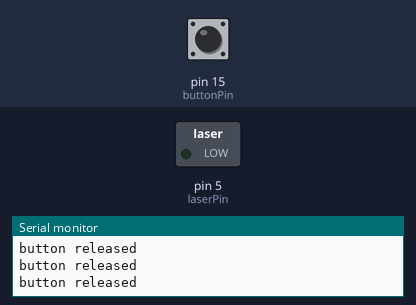
This sketch was run on a simulated Arduino Uno, built with avr-gcc and run on an emulated ATmega328P. Parts: switched loads named in the sketch (green lamp = pin HIGH), the last lines printed to the serial monitor. The inputs (shaded band) are chosen by the test bench; at power-on: pin 15 (buttonPin) HIGH.

Above: at 1.2 s.
1.3 s: pin 15 (buttonPin) pulled LOW for 0.25 s
At 1.5 s:
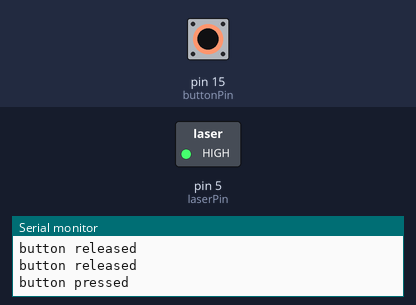
3.1 s: pin 15 (buttonPin) pulled LOW for 3.2 s
At 7.5 s:
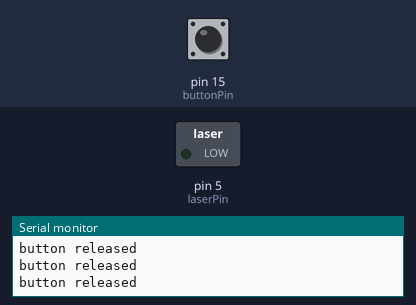
Timing chart, 0 to 9.0 s (numbered marks = the images above; inputs shaded):
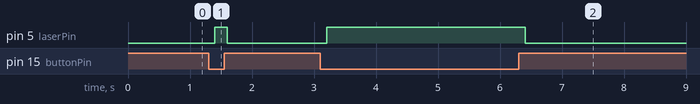

Measured:
- after the input at 1.3 s, pin 5 (laserPin): LOW → HIGH after 0.10 s, → LOW 0.20 s later
- after the input at 3.1 s, pin 5 (laserPin): LOW → HIGH after 0.10 s, → LOW 3.2 s later

The sketch:

x0.ino
```cpp
 const int buttonPin=15;
const int laserPin=5;
void setup() {
  // put your setup code here, to run once:
  Serial.begin(115200);
  pinMode(buttonPin,INPUT);
  pinMode(laserPin,OUTPUT);
}

void loop() {
  // put your main code here, to run repeatedly:
  int buttonState=digitalRead(buttonPin);

  if(buttonState==LOW){
    Serial.println("button pressed");
    digitalWrite(laserPin,HIGH);
  }
  else{
    Serial.println("button released");
    digitalWrite(laserPin,LOW);
  }
  delay(200);
}
```
